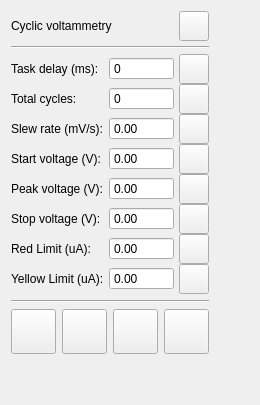
      <widget class="QWidget" name="cvTab">
       <attribute name="title">
        <string>Cyclic voltammetry</string>
       </attribute>
       <layout class="QGridLayout" name="gridLayout_3">
        <item row="1" column="1">
         <spacer name="horizontalSpacer_2">
          <property name="orientation">
           <enum>Qt::Horizontal</enum>
          </property>
          <property name="sizeHint" stdset="0">
           <size>
            <width>40</width>
            <height>0</height>
           </size>
          </property>
         </spacer>
        </item>
        <item row="0" column="0">
         <layout class="QVBoxLayout" name="verticalLayout_2">
          <item>
           <layout class="QVBoxLayout" name="verticalLayout_3">
            <property name="spacing">
             <number>5</number>
            </property>
            <item>
             <layout class="QHBoxLayout" name="horizontalLayout_5">
              <item>
               <widget class="QLabel" name="sensor2Label">
                <property name="text">
                 <string>Cyclic voltammetry</string>
                </property>
               </widget>
              </item>
              <item>
               <widget class="QPushButton" name="cvButton">
                <property name="minimumSize">
                 <size>
                  <width>30</width>
                  <height>30</height>
                 </size>
                </property>
                <property name="maximumSize">
                 <size>
                  <width>30</width>
                  <height>30</height>
                 </size>
                </property>
                <property name="cursor">
                 <cursorShape>PointingHandCursor</cursorShape>
                </property>
                <property name="focusPolicy">
                 <enum>Qt::ClickFocus</enum>
                </property>
                <property name="text">
                 <string/>
                </property>
                <property name="icon">
                 <iconset resource="../qrc/uiResources.qrc">
                  <normaloff>:/icons/sendIcon</normaloff>:/icons/sendIcon</iconset>
                </property>
                <property name="iconSize">
                 <size>
                  <width>30</width>
                  <height>30</height>
                 </size>
                </property>
               </widget>
              </item>
             </layout>
            </item>
            <item>
             <widget class="Line" name="line_4">
              <property name="orientation">
               <enum>Qt::Horizontal</enum>
              </property>
             </widget>
            </item>
            <item>
             <layout class="QGridLayout" name="gridLayout_9">
              <property name="horizontalSpacing">
               <number>5</number>
              </property>
              <property name="verticalSpacing">
               <number>0</number>
              </property>
              <item row="3" column="1">
               <widget class="QDoubleSpinBox" name="cvStartVValue">
                <property name="buttonSymbols">
                 <enum>QAbstractSpinBox::NoButtons</enum>
                </property>
                <property name="minimum">
                 <double>-9.000000000000000</double>
                </property>
                <property name="maximum">
                 <double>9.000000000000000</double>
                </property>
                <property name="singleStep">
                 <double>0.010000000000000</double>
                </property>
               </widget>
              </item>
              <item row="3" column="0">
               <widget class="QLabel" name="label_19">
                <property name="text">
                 <string>Start voltage (V):</string>
                </property>
               </widget>
              </item>
              <item row="3" column="2">
               <widget class="QPushButton" name="cvStartVButton">
                <property name="minimumSize">
                 <size>
                  <width>30</width>
                  <height>30</height>
                 </size>
                </property>
                <property name="maximumSize">
                 <size>
                  <width>30</width>
                  <height>30</height>
                 </size>
                </property>
                <property name="cursor">
                 <cursorShape>PointingHandCursor</cursorShape>
                </property>
                <property name="focusPolicy">
                 <enum>Qt::ClickFocus</enum>
                </property>
                <property name="text">
                 <string/>
                </property>
                <property name="icon">
                 <iconset resource="../qrc/uiResources.qrc">
                  <normaloff>:/icons/sendIcon</normaloff>:/icons/sendIcon</iconset>
                </property>
                <property name="iconSize">
                 <size>
                  <width>30</width>
                  <height>30</height>
                 </size>
                </property>
               </widget>
              </item>
              <item row="1" column="2">
               <widget class="QPushButton" name="cvTCButton">
                <property name="minimumSize">
                 <size>
                  <width>30</width>
                  <height>30</height>
                 </size>
                </property>
                <property name="maximumSize">
                 <size>
                  <width>30</width>
                  <height>30</height>
                 </size>
                </property>
                <property name="cursor">
                 <cursorShape>PointingHandCursor</cursorShape>
                </property>
                <property name="focusPolicy">
                 <enum>Qt::ClickFocus</enum>
                </property>
                <property name="text">
                 <string/>
                </property>
                <property name="icon">
                 <iconset resource="../qrc/uiResources.qrc">
                  <normaloff>:/icons/sendIcon</normaloff>:/icons/sendIcon</iconset>
                </property>
                <property name="iconSize">
                 <size>
                  <width>30</width>
                  <height>30</height>
                 </size>
                </property>
               </widget>
              </item>
              <item row="1" column="0">
               <widget class="QLabel" name="label_10">
                <property name="text">
                 <string>Total cycles:</string>
                </property>
               </widget>
              </item>
              <item row="6" column="0">
               <widget class="QLabel" name="label_44">
                <property name="text">
                 <string>Red Limit (uA):</string>
                </property>
               </widget>
              </item>
              <item row="5" column="1">
               <widget class="QDoubleSpinBox" name="cvStopVValue">
                <property name="buttonSymbols">
                 <enum>QAbstractSpinBox::NoButtons</enum>
                </property>
                <property name="minimum">
                 <double>-9.000000000000000</double>
                </property>
                <property name="maximum">
                 <double>9.000000000000000</double>
                </property>
                <property name="singleStep">
                 <double>0.010000000000000</double>
                </property>
               </widget>
              </item>
              <item row="5" column="0">
               <widget class="QLabel" name="label_23">
                <property name="text">
                 <string>Stop voltage (V):</string>
                </property>
               </widget>
              </item>
              <item row="1" column="1">
               <widget class="QSpinBox" name="cvTCValue">
                <property name="buttonSymbols">
                 <enum>QAbstractSpinBox::NoButtons</enum>
                </property>
                <property name="maximum">
                 <number>100</number>
                </property>
               </widget>
              </item>
              <item row="2" column="0">
               <widget class="QLabel" name="label_12">
                <property name="text">
                 <string>Slew rate (mV/s):</string>
                </property>
               </widget>
              </item>
              <item row="2" column="1">
               <widget class="QDoubleSpinBox" name="cvSRValue">
                <property name="buttonSymbols">
                 <enum>QAbstractSpinBox::NoButtons</enum>
                </property>
                <property name="maximum">
                 <double>999.000000000000000</double>
                </property>
                <property name="singleStep">
                 <double>0.010000000000000</double>
                </property>
               </widget>
              </item>
              <item row="4" column="2">
               <widget class="QPushButton" name="cvPVButton">
                <property name="minimumSize">
                 <size>
                  <width>30</width>
                  <height>30</height>
                 </size>
                </property>
                <property name="maximumSize">
                 <size>
                  <width>30</width>
                  <height>30</height>
                 </size>
                </property>
                <property name="cursor">
                 <cursorShape>PointingHandCursor</cursorShape>
                </property>
                <property name="focusPolicy">
                 <enum>Qt::ClickFocus</enum>
                </property>
                <property name="text">
                 <string/>
                </property>
                <property name="icon">
                 <iconset resource="../qrc/uiResources.qrc">
                  <normaloff>:/icons/sendIcon</normaloff>:/icons/sendIcon</iconset>
                </property>
                <property name="iconSize">
                 <size>
                  <width>30</width>
                  <height>30</height>
                 </size>
                </property>
               </widget>
              </item>
              <item row="2" column="2">
               <widget class="QPushButton" name="cvSRButton">
                <property name="minimumSize">
                 <size>
                  <width>30</width>
                  <height>30</height>
                 </size>
                </property>
                <property name="maximumSize">
                 <size>
                  <width>30</width>
                  <height>30</height>
                 </size>
                </property>
                <property name="cursor">
                 <cursorShape>PointingHandCursor</cursorShape>
                </property>
                <property name="focusPolicy">
                 <enum>Qt::ClickFocus</enum>
                </property>
                <property name="text">
                 <string/>
                </property>
                <property name="icon">
                 <iconset resource="../qrc/uiResources.qrc">
                  <normaloff>:/icons/sendIcon</normaloff>:/icons/sendIcon</iconset>
                </property>
                <property name="iconSize">
                 <size>
                  <width>30</width>
                  <height>30</height>
                 </size>
                </property>
               </widget>
              </item>
              <item row="6" column="1">
               <widget class="QDoubleSpinBox" name="cvRedLimitValue">
                <property name="buttonSymbols">
                 <enum>QAbstractSpinBox::NoButtons</enum>
                </property>
                <property name="minimum">
                 <double>-999.990000000000009</double>
                </property>
                <property name="maximum">
                 <double>999.990000000000009</double>
                </property>
                <property name="singleStep">
                 <double>0.010000000000000</double>
                </property>
               </widget>
              </item>
              <item row="6" column="2">
               <widget class="QPushButton" name="cvRedLimitButton">
                <property name="minimumSize">
                 <size>
                  <width>30</width>
                  <height>30</height>
                 </size>
                </property>
                <property name="maximumSize">
                 <size>
                  <width>30</width>
                  <height>30</height>
                 </size>
                </property>
                <property name="cursor">
                 <cursorShape>PointingHandCursor</cursorShape>
                </property>
                <property name="focusPolicy">
                 <enum>Qt::ClickFocus</enum>
                </property>
                <property name="text">
                 <string/>
                </property>
                <property name="icon">
                 <iconset resource="../qrc/uiResources.qrc">
                  <normaloff>:/icons/sendIcon</normaloff>:/icons/sendIcon</iconset>
                </property>
                <property name="iconSize">
                 <size>
                  <width>30</width>
                  <height>30</height>
                 </size>
                </property>
               </widget>
              </item>
              <item row="4" column="0">
               <widget class="QLabel" name="label_32">
                <property name="text">
                 <string>Peak voltage (V):</string>
                </property>
               </widget>
              </item>
              <item row="4" column="1">
               <widget class="QDoubleSpinBox" name="cvPVValue">
                <property name="buttonSymbols">
                 <enum>QAbstractSpinBox::NoButtons</enum>
                </property>
                <property name="minimum">
                 <double>-9.000000000000000</double>
                </property>
                <property name="maximum">
                 <double>9.000000000000000</double>
                </property>
                <property name="singleStep">
                 <double>0.010000000000000</double>
                </property>
               </widget>
              </item>
              <item row="5" column="2">
               <widget class="QPushButton" name="cvStopVButton">
                <property name="minimumSize">
                 <size>
                  <width>30</width>
                  <height>30</height>
                 </size>
                </property>
                <property name="maximumSize">
                 <size>
                  <width>30</width>
                  <height>30</height>
                 </size>
                </property>
                <property name="cursor">
                 <cursorShape>PointingHandCursor</cursorShape>
                </property>
                <property name="focusPolicy">
                 <enum>Qt::ClickFocus</enum>
                </property>
                <property name="text">
                 <string/>
                </property>
                <property name="icon">
                 <iconset resource="../qrc/uiResources.qrc">
                  <normaloff>:/icons/sendIcon</normaloff>:/icons/sendIcon</iconset>
                </property>
                <property name="iconSize">
                 <size>
                  <width>30</width>
                  <height>30</height>
                 </size>
                </property>
               </widget>
              </item>
              <item row="7" column="0">
               <widget class="QLabel" name="label_45">
                <property name="text">
                 <string>Yellow Limit (uA):</string>
                </property>
               </widget>
              </item>
              <item row="7" column="1">
               <widget class="QDoubleSpinBox" name="cvYellowLimitValue">
                <property name="buttonSymbols">
                 <enum>QAbstractSpinBox::NoButtons</enum>
                </property>
                <property name="minimum">
                 <double>-999.990000000000009</double>
                </property>
                <property name="maximum">
                 <double>999.990000000000009</double>
                </property>
                <property name="singleStep">
                 <double>0.010000000000000</double>
                </property>
               </widget>
              </item>
              <item row="7" column="2">
               <widget class="QPushButton" name="cvYellowLimitButton">
                <property name="minimumSize">
                 <size>
                  <width>30</width>
                  <height>30</height>
                 </size>
                </property>
                <property name="maximumSize">
                 <size>
                  <width>30</width>
                  <height>30</height>
                 </size>
                </property>
                <property name="cursor">
                 <cursorShape>PointingHandCursor</cursorShape>
                </property>
                <property name="focusPolicy">
                 <enum>Qt::ClickFocus</enum>
                </property>
                <property name="text">
                 <string/>
                </property>
                <property name="icon">
                 <iconset resource="../qrc/uiResources.qrc">
                  <normaloff>:/icons/sendIcon</normaloff>:/icons/sendIcon</iconset>
                </property>
                <property name="iconSize">
                 <size>
                  <width>30</width>
                  <height>30</height>
                 </size>
                </property>
               </widget>
              </item>
              <item row="0" column="0">
               <widget class="QLabel" name="label_11">
                <property name="text">
                 <string>Task delay (ms):</string>
                </property>
               </widget>
              </item>
              <item row="0" column="1">
               <widget class="QSpinBox" name="cvTDValue">
                <property name="buttonSymbols">
                 <enum>QAbstractSpinBox::NoButtons</enum>
                </property>
                <property name="maximum">
                 <number>1000</number>
                </property>
               </widget>
              </item>
              <item row="0" column="2">
               <widget class="QPushButton" name="cvTDButton">
                <property name="minimumSize">
                 <size>
                  <width>30</width>
                  <height>30</height>
                 </size>
                </property>
                <property name="maximumSize">
                 <size>
                  <width>30</width>
                  <height>30</height>
                 </size>
                </property>
                <property name="cursor">
                 <cursorShape>PointingHandCursor</cursorShape>
                </property>
                <property name="focusPolicy">
                 <enum>Qt::ClickFocus</enum>
                </property>
                <property name="text">
                 <string/>
                </property>
                <property name="icon">
                 <iconset resource="../qrc/uiResources.qrc">
                  <normaloff>:/icons/sendIcon</normaloff>:/icons/sendIcon</iconset>
                </property>
                <property name="iconSize">
                 <size>
                  <width>30</width>
                  <height>30</height>
                 </size>
                </property>
               </widget>
              </item>
             </layout>
            </item>
           </layout>
          </item>
          <item>
           <widget class="Line" name="line_3">
            <property name="orientation">
             <enum>Qt::Horizontal</enum>
            </property>
           </widget>
          </item>
          <item>
           <layout class="QHBoxLayout" name="horizontalLayout_3">
            <item>
             <spacer name="horizontalSpacer_6">
              <property name="orientation">
               <enum>Qt::Horizontal</enum>
              </property>
              <property name="sizeType">
               <enum>QSizePolicy::Preferred</enum>
              </property>
              <property name="sizeHint" stdset="0">
               <size>
                <width>0</width>
                <height>0</height>
               </size>
              </property>
             </spacer>
            </item>
            <item>
             <widget class="QPushButton" name="cvPlayButton">
              <property name="minimumSize">
               <size>
                <width>45</width>
                <height>45</height>
               </size>
              </property>
              <property name="maximumSize">
               <size>
                <width>45</width>
                <height>45</height>
               </size>
              </property>
              <property name="cursor">
               <cursorShape>PointingHandCursor</cursorShape>
              </property>
              <property name="focusPolicy">
               <enum>Qt::ClickFocus</enum>
              </property>
              <property name="text">
               <string/>
              </property>
              <property name="icon">
               <iconset resource="../qrc/uiResources.qrc">
                <normaloff>:/icons/playIcon</normaloff>
                <normalon>:/icons/pauseIcon</normalon>:/icons/playIcon</iconset>
              </property>
              <property name="iconSize">
               <size>
                <width>45</width>
                <height>45</height>
               </size>
              </property>
              <property name="checkable">
               <bool>true</bool>
              </property>
             </widget>
            </item>
            <item>
             <widget class="QPushButton" name="cvSaveButton">
              <property name="minimumSize">
               <size>
                <width>45</width>
                <height>45</height>
               </size>
              </property>
              <property name="maximumSize">
               <size>
                <width>45</width>
                <height>45</height>
               </size>
              </property>
              <property name="cursor">
               <cursorShape>PointingHandCursor</cursorShape>
              </property>
              <property name="focusPolicy">
               <enum>Qt::ClickFocus</enum>
              </property>
              <property name="text">
               <string/>
              </property>
              <property name="icon">
               <iconset resource="../qrc/uiResources.qrc">
                <normaloff>:/icons/saveIcon</normaloff>:/icons/saveIcon</iconset>
              </property>
              <property name="iconSize">
               <size>
                <width>45</width>
                <height>45</height>
               </size>
              </property>
             </widget>
            </item>
            <item>
             <widget class="QPushButton" name="cvLoadButton">
              <property name="minimumSize">
               <size>
                <width>45</width>
                <height>45</height>
               </size>
              </property>
              <property name="maximumSize">
               <size>
                <width>45</width>
                <height>45</height>
               </size>
              </property>
              <property name="cursor">
               <cursorShape>PointingHandCursor</cursorShape>
              </property>
              <property name="focusPolicy">
               <enum>Qt::ClickFocus</enum>
              </property>
              <property name="text">
               <string/>
              </property>
              <property name="icon">
               <iconset resource="../qrc/uiResources.qrc">
                <normaloff>:/icons/loadIcon</normaloff>:/icons/loadIcon</iconset>
              </property>
              <property name="iconSize">
               <size>
                <width>45</width>
                <height>45</height>
               </size>
              </property>
             </widget>
            </item>
            <item>
             <widget class="QPushButton" name="cvCloseButton">
              <property name="minimumSize">
               <size>
                <width>45</width>
                <height>45</height>
               </size>
              </property>
              <property name="maximumSize">
               <size>
                <width>45</width>
                <height>45</height>
               </size>
              </property>
              <property name="cursor">
               <cursorShape>PointingHandCursor</cursorShape>
              </property>
              <property name="focusPolicy">
               <enum>Qt::ClickFocus</enum>
              </property>
              <property name="text">
               <string/>
              </property>
              <property name="icon">
               <iconset resource="../qrc/uiResources.qrc">
                <normaloff>:/icons/closeIcon</normaloff>:/icons/closeIcon</iconset>
              </property>
              <property name="iconSize">
               <size>
                <width>45</width>
                <height>45</height>
               </size>
              </property>
             </widget>
            </item>
            <item>
             <spacer name="horizontalSpacer_4">
              <property name="orientation">
               <enum>Qt::Horizontal</enum>
              </property>
              <property name="sizeType">
               <enum>QSizePolicy::Preferred</enum>
              </property>
              <property name="sizeHint" stdset="0">
               <size>
                <width>0</width>
                <height>0</height>
               </size>
              </property>
             </spacer>
            </item>
           </layout>
          </item>
          <item>
           <spacer name="verticalSpacer_2">
            <property name="orientation">
             <enum>Qt::Vertical</enum>
            </property>
            <property name="sizeHint" stdset="0">
             <size>
              <width>20</width>
              <height>40</height>
             </size>
            </property>
           </spacer>
          </item>
         </layout>
        </item>
        <item row="0" column="1">
         <layout class="QGridLayout" name="cvPlotView"/>
        </item>
       </layout>
      </widget>
